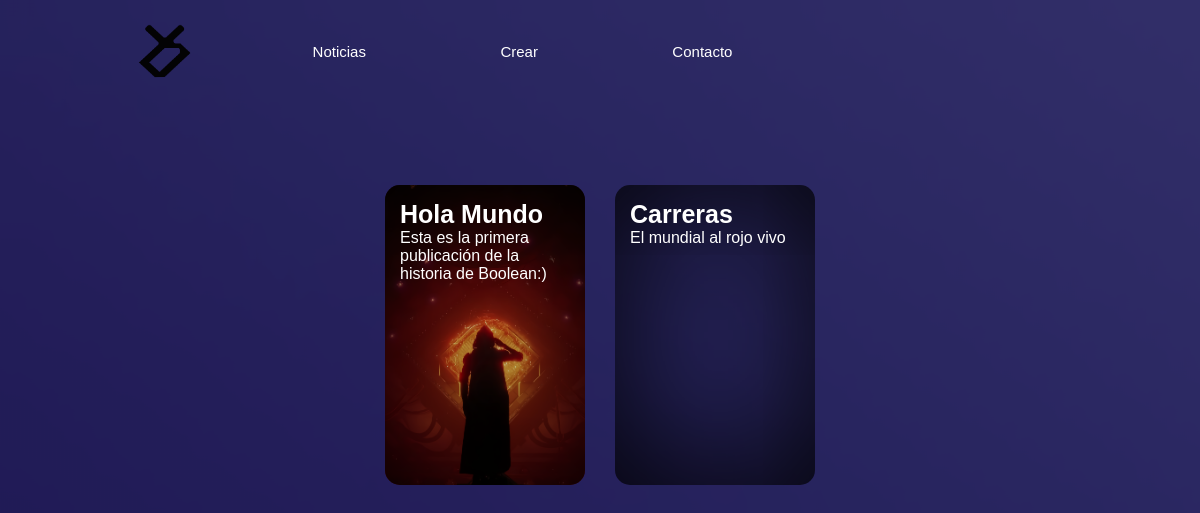
Page /Usuario/mis-noticias.php?id=12 on the committed database.
### tables this page shows
CREATE TABLE `noticia` (
  `id` int(11) NOT NULL,
  `id_user` int(11) NOT NULL,
  `titulo` varchar(30) NOT NULL,
  `descripcion` varchar(500) NOT NULL,
  `contenido` text NOT NULL,
  `imagen` varchar(200) NOT NULL
);

### Usuario/mis-noticias.php (the view, shortened to what this page needs)
<?php
require("../Datos/conexion.php");
$id = $_GET['id'];
$sql = "SELECT *  FROM noticia INNER JOIN usuario ON id_usuario = id_user WHERE id_usuario = '$id'";
$resultado = mysqli_query($conexion, $sql);
?>
<html>
<head>
    <link rel="stylesheet" type="text/css" href="estilos.css" title="style" />
</head>
<body>
    <div class="contenedor-news">
        <div id="nav-row">
            <div class="navegacion">
                <a href="./index.php"><img src="./imagenes/LogoDani-02.png" class="logo" /></a>
                <nav>
                    <ul>
                        <li class="barra">
                            <a href="./noticias.php" class="decBarra">Noticias</a>
                        </li>
                        <li class="barra">
                            <a href="./crearNoticia.php" class="decBarra">Crear</a>
                        </li>
                        <li class="barra">
                            <a href="./contacto.php" class="decBarra">Contacto</a>
                        </li>
                    </ul>
                </nav>
            </div>
            <div class="identificacion">
            </div>
        </div><br><br><br><br>
        <div class="algo">
            <div class="tarjeta">
                <div class="texto">
                    <div id="arreglo3">
                        <?php
                        if ($resultado) {
                            while ($fila = mysqli_fetch_array($resultado)) {
                        ?>
                                <a href="./articulo.php?id=<?php echo $fila['id'] ?>">
                                    <div class="wrapper" style="background-image: url('Resources/Noticias/<?php echo ($fila['titulo']) ?>/<?php echo ($fila['imagen']) ?>')">
                                        <h5><?php echo ($fila['titulo']) ?></h5>
                                        <p>
                                            <?php echo ($fila['descripcion']) ?>
                                        </p>
                                    </div>
                                </a>
                        <?php
                            }
                        }
                        ?>
                    </div>
                </div>
            </div>
        </div>
    </div>
</body>
</html>

### Usuario/estilos.css (style rules this page uses)
* { padding: 0; margin: 0; font-family: Tahoma, sans-serif; background-repeat: no-repeat; }
.navegacion { display: flex; align-items: center; }
nav { flex: 1; text-align: right; color: white; }
nav ul li { list-style: none; margin-left: 70px; display: inline-block; }
.logo { width: 100px; cursor: pointer; }
.barra { border-radius: 10px; padding: 30px; }
#nav-row { display: flex; flex-direction: row; justify-content: space-around; align-items: center; }
.identificacion { margin-left: 195px; display: flex; flex-direction: row; justify-content: flex-end; align-items: center; width: 130px; height: 50px; }
.decBarra { text-decoration: none; color: white; font-size: 15px; }
.tarjeta { display: flex; align-items: center; justify-content: center; align-items: center; width: 100%; height: 100%; }
.algo { width: 100%; height: auto; display: flex; flex-direction: row; flex-flow: wrap; background-size: cover; box-sizing: border-box; justify-content: space-around; }
#arreglo3 { display: flex; flex-direction: row; flex-flow: wrap; justify-content: space-around; width: 100%; height: 900px; margin-top: 0; }
.wrapper { display: inline-block; cursor: pointer; width: 200px; height: 300px; border-radius: 15px; padding: 15px; box-sizing: border-box; margin: 10px 15px; box-shadow: inset 0 0 150px 2px rgb(0, 0, 0); background-position: center center; background-size: cover; background-repeat: no-repeat; transition: 0.5s; animation-duration: 2s; animation-iteration-count: infinite; transform-origin: bottom; }
h5 { font-size: 25px; color: white; }
.wrapper p { color: white; }
body { background-color: rgb(250, 243, 243); }
body { display: flex; justify-content: center; }
body { background-image: url(./imagenes/website-background-image-size-psd-vector-photo_waifu2x_art_noise3_scale_tta_1.png); }

### rows in the picture
noticia: titulo+imagen (picture), titulo "Hola Mundo", descripcion "Esta es la primera publicación de la historia de Boolean:)"
noticia: titulo "Carreras", descripcion "El mundial al rojo vivo"
